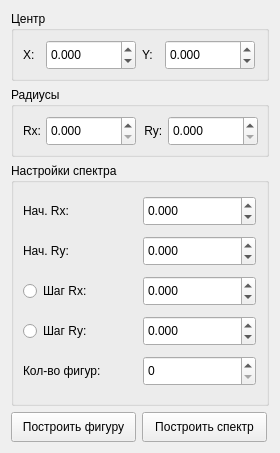
              <widget class="QWidget" name="tab_ellipse">
               <attribute name="title">
                <string>Эллипс</string>
               </attribute>
               <layout class="QGridLayout" name="gridLayout_11">
                <item row="0" column="0" colspan="2">
                 <widget class="QGroupBox" name="groupBox_13">
                  <property name="minimumSize">
                   <size>
                    <width>258</width>
                    <height>70</height>
                   </size>
                  </property>
                  <property name="maximumSize">
                   <size>
                    <width>258</width>
                    <height>70</height>
                   </size>
                  </property>
                  <property name="title">
                   <string>Центр</string>
                  </property>
                  <layout class="QHBoxLayout" name="horizontalLayout_2">
                   <item>
                    <widget class="QLabel" name="label_7">
                     <property name="minimumSize">
                      <size>
                       <width>17</width>
                       <height>29</height>
                      </size>
                     </property>
                     <property name="maximumSize">
                      <size>
                       <width>17</width>
                       <height>29</height>
                      </size>
                     </property>
                     <property name="text">
                      <string>X:</string>
                     </property>
                    </widget>
                   </item>
                   <item>
                    <widget class="QDoubleSpinBox" name="doubleSpinBox_ellipse_centre_x">
                     <property name="minimumSize">
                      <size>
                       <width>90</width>
                       <height>30</height>
                      </size>
                     </property>
                     <property name="maximumSize">
                      <size>
                       <width>90</width>
                       <height>30</height>
                      </size>
                     </property>
                     <property name="font">
                      <font>
                       <pointsize>9</pointsize>
                      </font>
                     </property>
                     <property name="accelerated">
                      <bool>true</bool>
                     </property>
                     <property name="decimals">
                      <number>3</number>
                     </property>
                     <property name="minimum">
                      <double>-999999.000000000000000</double>
                     </property>
                     <property name="maximum">
                      <double>99999999.000000000000000</double>
                     </property>
                    </widget>
                   </item>
                   <item>
                    <widget class="QLabel" name="label_8">
                     <property name="minimumSize">
                      <size>
                       <width>17</width>
                       <height>29</height>
                      </size>
                     </property>
                     <property name="maximumSize">
                      <size>
                       <width>17</width>
                       <height>29</height>
                      </size>
                     </property>
                     <property name="text">
                      <string>Y:</string>
                     </property>
                    </widget>
                   </item>
                   <item>
                    <widget class="QDoubleSpinBox" name="doubleSpinBox_ellipse_centre_y">
                     <property name="minimumSize">
                      <size>
                       <width>90</width>
                       <height>30</height>
                      </size>
                     </property>
                     <property name="maximumSize">
                      <size>
                       <width>90</width>
                       <height>30</height>
                      </size>
                     </property>
                     <property name="font">
                      <font>
                       <pointsize>9</pointsize>
                      </font>
                     </property>
                     <property name="accelerated">
                      <bool>true</bool>
                     </property>
                     <property name="decimals">
                      <number>3</number>
                     </property>
                     <property name="minimum">
                      <double>-999999.000000000000000</double>
                     </property>
                     <property name="maximum">
                      <double>99999999.000000000000000</double>
                     </property>
                    </widget>
                   </item>
                  </layout>
                 </widget>
                </item>
                <item row="1" column="0" colspan="2">
                 <widget class="QGroupBox" name="groupBox_12">
                  <property name="minimumSize">
                   <size>
                    <width>258</width>
                    <height>70</height>
                   </size>
                  </property>
                  <property name="maximumSize">
                   <size>
                    <width>258</width>
                    <height>70</height>
                   </size>
                  </property>
                  <property name="title">
                   <string>Радиусы</string>
                  </property>
                  <layout class="QGridLayout" name="gridLayout_10">
                   <item row="0" column="0">
                    <widget class="QLabel" name="label_6">
                     <property name="minimumSize">
                      <size>
                       <width>17</width>
                       <height>29</height>
                      </size>
                     </property>
                     <property name="maximumSize">
                      <size>
                       <width>17</width>
                       <height>29</height>
                      </size>
                     </property>
                     <property name="text">
                      <string>Rx:</string>
                     </property>
                    </widget>
                   </item>
                   <item row="0" column="1">
                    <widget class="QDoubleSpinBox" name="doubleSpinBox_ellipse_radius_x">
                     <property name="minimumSize">
                      <size>
                       <width>90</width>
                       <height>30</height>
                      </size>
                     </property>
                     <property name="maximumSize">
                      <size>
                       <width>90</width>
                       <height>30</height>
                      </size>
                     </property>
                     <property name="font">
                      <font>
                       <pointsize>9</pointsize>
                      </font>
                     </property>
                     <property name="accelerated">
                      <bool>true</bool>
                     </property>
                     <property name="decimals">
                      <number>3</number>
                     </property>
                     <property name="maximum">
                      <double>99999999.000000000000000</double>
                     </property>
                    </widget>
                   </item>
                   <item row="0" column="2">
                    <widget class="QLabel" name="label_9">
                     <property name="minimumSize">
                      <size>
                       <width>21</width>
                       <height>29</height>
                      </size>
                     </property>
                     <property name="maximumSize">
                      <size>
                       <width>21</width>
                       <height>29</height>
                      </size>
                     </property>
                     <property name="text">
                      <string> Ry:</string>
                     </property>
                    </widget>
                   </item>
                   <item row="0" column="3">
                    <widget class="QDoubleSpinBox" name="doubleSpinBox_ellipse_radius_y">
                     <property name="minimumSize">
                      <size>
                       <width>90</width>
                       <height>30</height>
                      </size>
                     </property>
                     <property name="maximumSize">
                      <size>
                       <width>90</width>
                       <height>30</height>
                      </size>
                     </property>
                     <property name="font">
                      <font>
                       <pointsize>9</pointsize>
                      </font>
                     </property>
                     <property name="accelerated">
                      <bool>true</bool>
                     </property>
                     <property name="decimals">
                      <number>3</number>
                     </property>
                     <property name="maximum">
                      <double>99999999.000000000000000</double>
                     </property>
                    </widget>
                   </item>
                  </layout>
                 </widget>
                </item>
                <item row="2" column="0" colspan="2">
                 <widget class="QGroupBox" name="groupBox_11">
                  <property name="minimumSize">
                   <size>
                    <width>258</width>
                    <height>243</height>
                   </size>
                  </property>
                  <property name="maximumSize">
                   <size>
                    <width>258</width>
                    <height>243</height>
                   </size>
                  </property>
                  <property name="title">
                   <string>Настройки спектра</string>
                  </property>
                  <layout class="QGridLayout" name="gridLayout_9">
                   <item row="0" column="0">
                    <widget class="QLabel" name="label_5">
                     <property name="minimumSize">
                      <size>
                       <width>114</width>
                       <height>30</height>
                      </size>
                     </property>
                     <property name="maximumSize">
                      <size>
                       <width>114</width>
                       <height>30</height>
                      </size>
                     </property>
                     <property name="font">
                      <font>
                       <pointsize>9</pointsize>
                      </font>
                     </property>
                     <property name="text">
                      <string>Нач. Rx:</string>
                     </property>
                    </widget>
                   </item>
                   <item row="0" column="1">
                    <widget class="QDoubleSpinBox" name="doubleSpinBox_ellipse_start_rx">
                     <property name="minimumSize">
                      <size>
                       <width>113</width>
                       <height>30</height>
                      </size>
                     </property>
                     <property name="maximumSize">
                      <size>
                       <width>113</width>
                       <height>30</height>
                      </size>
                     </property>
                     <property name="font">
                      <font>
                       <pointsize>9</pointsize>
                      </font>
                     </property>
                     <property name="accelerated">
                      <bool>true</bool>
                     </property>
                     <property name="decimals">
                      <number>3</number>
                     </property>
                     <property name="minimum">
                      <double>-999999.000000000000000</double>
                     </property>
                     <property name="maximum">
                      <double>99999999.000000000000000</double>
                     </property>
                    </widget>
                   </item>
                   <item row="1" column="0">
                    <widget class="QLabel" name="label_10">
                     <property name="minimumSize">
                      <size>
                       <width>114</width>
                       <height>30</height>
                      </size>
                     </property>
                     <property name="maximumSize">
                      <size>
                       <width>114</width>
                       <height>30</height>
                      </size>
                     </property>
                     <property name="font">
                      <font>
                       <pointsize>9</pointsize>
                      </font>
                     </property>
                     <property name="text">
                      <string>Нач. Ry:</string>
                     </property>
                    </widget>
                   </item>
                   <item row="1" column="1">
                    <widget class="QDoubleSpinBox" name="doubleSpinBox_ellipse_start_ry">
                     <property name="minimumSize">
                      <size>
                       <width>113</width>
                       <height>30</height>
                      </size>
                     </property>
                     <property name="maximumSize">
                      <size>
                       <width>113</width>
                       <height>30</height>
                      </size>
                     </property>
                     <property name="font">
                      <font>
                       <pointsize>9</pointsize>
                      </font>
                     </property>
                     <property name="accelerated">
                      <bool>true</bool>
                     </property>
                     <property name="decimals">
                      <number>3</number>
                     </property>
                     <property name="minimum">
                      <double>-999999.000000000000000</double>
                     </property>
                     <property name="maximum">
                      <double>99999999.000000000000000</double>
                     </property>
                    </widget>
                   </item>
                   <item row="2" column="0">
                    <widget class="QRadioButton" name="radioButton_step_rx">
                     <property name="minimumSize">
                      <size>
                       <width>114</width>
                       <height>20</height>
                      </size>
                     </property>
                     <property name="maximumSize">
                      <size>
                       <width>114</width>
                       <height>20</height>
                      </size>
                     </property>
                     <property name="font">
                      <font>
                       <pointsize>9</pointsize>
                      </font>
                     </property>
                     <property name="text">
                      <string>Шаг Rx:</string>
                     </property>
                    </widget>
                   </item>
                   <item row="2" column="1">
                    <widget class="QDoubleSpinBox" name="doubleSpinBox_ellipse_step_rx">
                     <property name="minimumSize">
                      <size>
                       <width>113</width>
                       <height>30</height>
                      </size>
                     </property>
                     <property name="maximumSize">
                      <size>
                       <width>113</width>
                       <height>30</height>
                      </size>
                     </property>
                     <property name="font">
                      <font>
                       <pointsize>9</pointsize>
                      </font>
                     </property>
                     <property name="accelerated">
                      <bool>true</bool>
                     </property>
                     <property name="decimals">
                      <number>3</number>
                     </property>
                     <property name="minimum">
                      <double>-999999.000000000000000</double>
                     </property>
                     <property name="maximum">
                      <double>99999999.000000000000000</double>
                     </property>
                    </widget>
                   </item>
                   <item row="3" column="0">
                    <widget class="QRadioButton" name="radioButton_step_ry">
                     <property name="minimumSize">
                      <size>
                       <width>114</width>
                       <height>20</height>
                      </size>
                     </property>
                     <property name="maximumSize">
                      <size>
                       <width>114</width>
                       <height>20</height>
                      </size>
                     </property>
                     <property name="font">
                      <font>
                       <pointsize>9</pointsize>
                      </font>
                     </property>
                     <property name="text">
                      <string>Шаг Ry:</string>
                     </property>
                    </widget>
                   </item>
                   <item row="3" column="1">
                    <widget class="QDoubleSpinBox" name="doubleSpinBox_ellipse_step_ry">
                     <property name="minimumSize">
                      <size>
                       <width>113</width>
                       <height>30</height>
                      </size>
                     </property>
                     <property name="maximumSize">
                      <size>
                       <width>113</width>
                       <height>30</height>
                      </size>
                     </property>
                     <property name="font">
                      <font>
                       <pointsize>9</pointsize>
                      </font>
                     </property>
                     <property name="accelerated">
                      <bool>true</bool>
                     </property>
                     <property name="decimals">
                      <number>3</number>
                     </property>
                     <property name="minimum">
                      <double>-999999.000000000000000</double>
                     </property>
                     <property name="maximum">
                      <double>99999999.000000000000000</double>
                     </property>
                    </widget>
                   </item>
                   <item row="4" column="0">
                    <widget class="QLabel" name="label_11">
                     <property name="minimumSize">
                      <size>
                       <width>114</width>
                       <height>30</height>
                      </size>
                     </property>
                     <property name="maximumSize">
                      <size>
                       <width>114</width>
                       <height>30</height>
                      </size>
                     </property>
                     <property name="font">
                      <font>
                       <pointsize>9</pointsize>
                      </font>
                     </property>
                     <property name="text">
                      <string>Кол-во фигур:</string>
                     </property>
                    </widget>
                   </item>
                   <item row="4" column="1">
                    <widget class="QSpinBox" name="spinBox_ellipse_amount">
                     <property name="minimumSize">
                      <size>
                       <width>113</width>
                       <height>30</height>
                      </size>
                     </property>
                     <property name="maximumSize">
                      <size>
                       <width>113</width>
                       <height>30</height>
                      </size>
                     </property>
                     <property name="font">
                      <font>
                       <pointsize>9</pointsize>
                      </font>
                     </property>
                     <property name="accelerated">
                      <bool>true</bool>
                     </property>
                    </widget>
                   </item>
                  </layout>
                 </widget>
                </item>
                <item row="3" column="0">
                 <widget class="QPushButton" name="pushButton_ellipse_draw">
                  <property name="minimumSize">
                   <size>
                    <width>125</width>
                    <height>30</height>
                   </size>
                  </property>
                  <property name="maximumSize">
                   <size>
                    <width>125</width>
                    <height>30</height>
                   </size>
                  </property>
                  <property name="font">
                   <font>
                    <pointsize>9</pointsize>
                   </font>
                  </property>
                  <property name="text">
                   <string>Построить фигуру</string>
                  </property>
                 </widget>
                </item>
                <item row="3" column="1">
                 <widget class="QPushButton" name="pushButton_ellipse_spectre_draw">
                  <property name="minimumSize">
                   <size>
                    <width>125</width>
                    <height>30</height>
                   </size>
                  </property>
                  <property name="maximumSize">
                   <size>
                    <width>125</width>
                    <height>30</height>
                   </size>
                  </property>
                  <property name="font">
                   <font>
                    <pointsize>9</pointsize>
                   </font>
                  </property>
                  <property name="text">
                   <string>Построить спектр</string>
                  </property>
                 </widget>
                </item>
               </layout>
              </widget>
